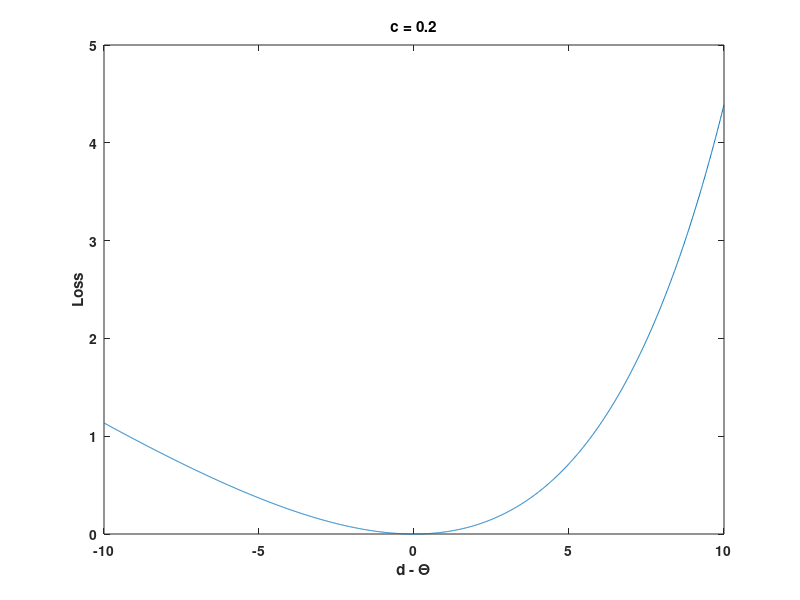
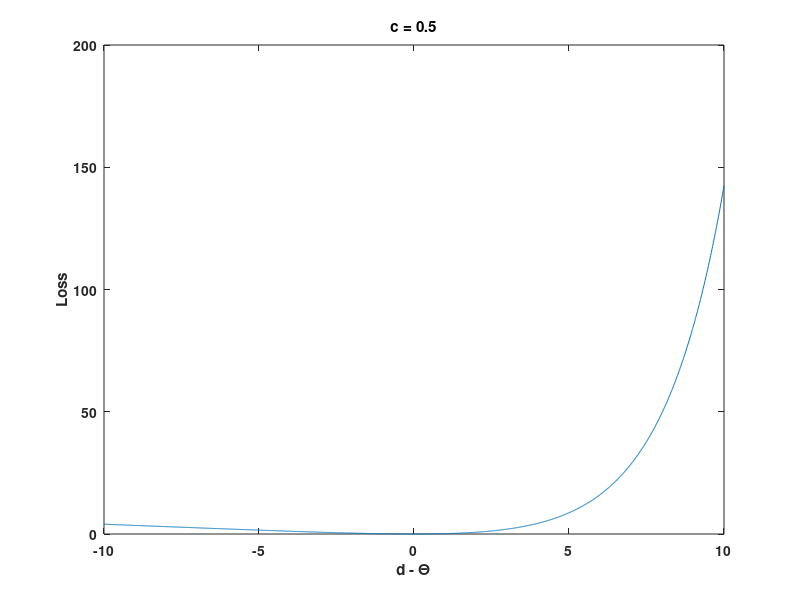
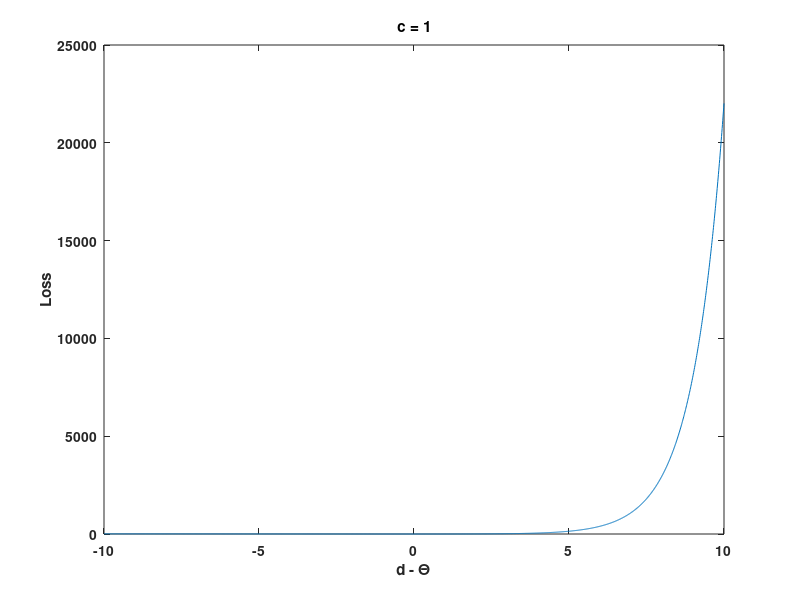

These charts were generated, in order, by the following MATLAB code:
clear; close all;
%% define loss function
L = @(diff,c)(exp(c*(diff)) - c*(diff) - 1 );
%% plot for different c
diff = -10:0.01:10;
c1 = 0.2;
f1 = L( diff, c1 );
plot( diff, f1 );
set(gca, "fontweight","bold");
ylabel('Loss'); xlabel('d - \Theta');
title( "c = 0.2" );

c2 = 0.5;
f2 = L( diff, c2 );
figure;
plot( diff, f2 );
set(gca, "fontweight","bold");
ylabel('Loss'); xlabel('d - \Theta');
title( "c = 0.5" );

c3 = 1;
f1 = L( diff, c3 );
figure;
plot( diff, f1 );
set(gca, "fontweight","bold");
ylabel('Loss'); xlabel('d - \Theta');
title( "c = 1" );

